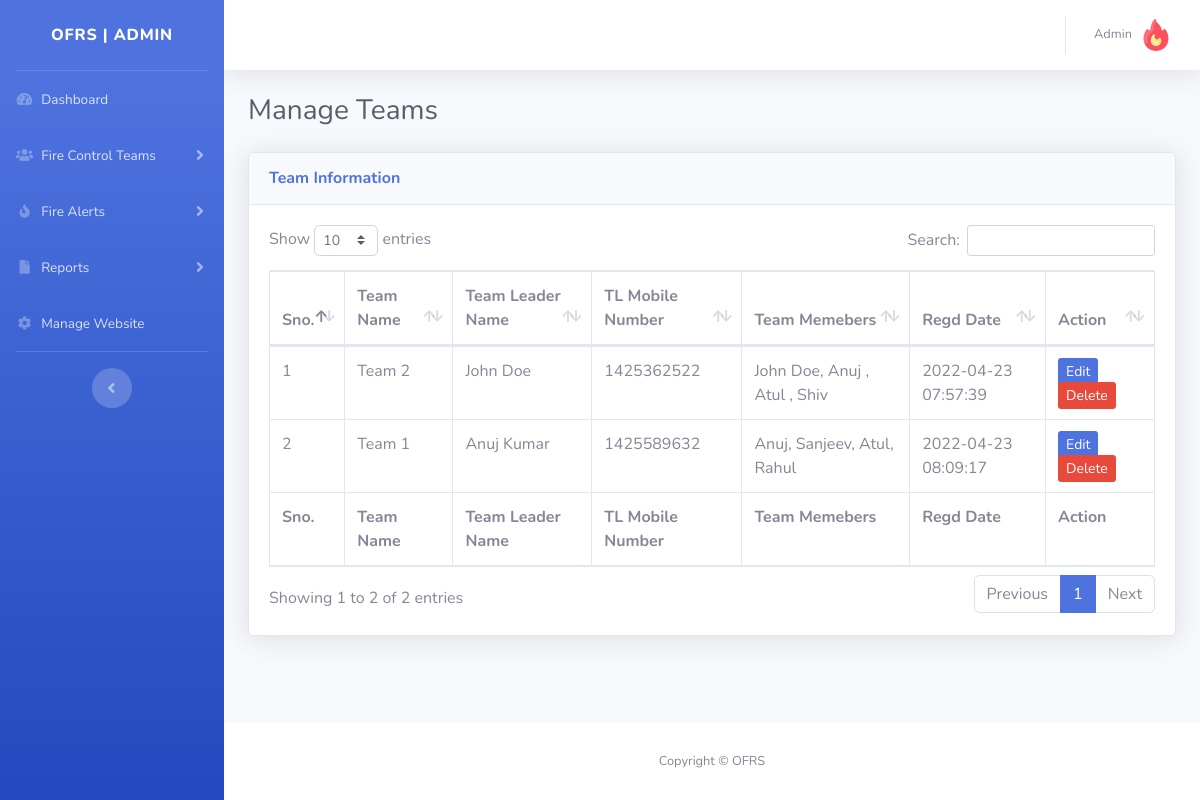
Screenshot of /admin/manage-teams.php (signed in) with the database file from the repository.
### tables this page shows
CREATE TABLE `tblsite` (
  `id` int(11) NOT NULL,
  `siteTitle` varchar(255) DEFAULT NULL,
  `siteLogo` varchar(255) DEFAULT NULL
);

CREATE TABLE `tblteams` (
  `id` int(11) NOT NULL,
  `teamName` varchar(255) DEFAULT NULL,
  `teamLeaderName` varchar(255) DEFAULT NULL,
  `teamLeadMobno` bigint(12) DEFAULT NULL,
  `teamMembers` mediumtext DEFAULT NULL,
  `postingDate` timestamp NULL DEFAULT current_timestamp()
);

### admin/manage-teams.php (the view, shortened to what this page needs)
<?php session_start();
include_once('includes/config.php');
if (strlen($_SESSION['aid']==0)) {
  header('location:logout.php');
  } else{
?>
<!DOCTYPE html>
<html lang="en">
<head>
    <link href="vendor/fontawesome-free/css/all.min.css" rel="stylesheet" type="text/css">
    <link href="css/sb-admin-2.min.css" rel="stylesheet">
    <link href="vendor/datatables/dataTables.bootstrap4.min.css" rel="stylesheet">
</head>
<body id="page-top">
    <div id="wrapper">
  <?php include_once('includes/sidebar.php');?>
        <div id="content-wrapper" class="d-flex flex-column">
            <div id="content">
<?php include_once('includes/topbar.php');?>
                <div class="container-fluid">
                       <div class="d-sm-flex align-items-center justify-content-between mb-4">
                        <h1 class="h3 mb-0 text-gray-800">Manage Teams</h1>
                    </div>
                    <div class="card shadow mb-4">
                        <div class="card-header py-3">
                            <h6 class="m-0 font-weight-bold text-primary">Team Information</h6>
                        </div>
                        <div class="card-body">
                            <div class="table-responsive">
                                <table class="table table-bordered" id="dataTable" width="100%" cellspacing="0">
                                    <thead>
                                        <tr>
                                            <th>Sno.</th>
                                            <th>Team Name</th>
                                            <th>Team Leader Name</th>
                                            <th>TL Mobile Number</th>
                                             <th>Team Memebers</th>
                                             <th>Regd Date</th>
                                            <th>Action</th>
                                        </tr>
                                    </thead>
                                    <tfoot>
                                        <tr>
                                            <th>Sno.</th>
                                            <th>Team Name</th>
                                            <th>Team Leader Name</th>
                                            <th>TL Mobile Number</th>
                                             <th>Team Memebers</th>
                                             <th>Regd Date</th>
                                            <th>Action</th>
                                        </tr>
                                    </tfoot>
                                    <tbody>
<?php $query=mysqli_query($con,"select * from tblteams ");
$cnt=1;
while($row=mysqli_fetch_array($query)){
?>
                                        <tr>
                                            <td><?php echo $cnt;?></td>
                                            <td><?php echo $row['teamName'];?></td>
                                            <td><?php echo $row['teamLeaderName'];?></td>
                                            <td><?php echo $row['teamLeadMobno'];?></td>
                                            <td><?php echo $row['teamMembers'];?></td>
                                            <td><?php echo $row['postingDate'];?></td>
                                            <td>
                                <a href="edit-team.php?teamid=<?php echo $row['id'];?>&&tname=<?php echo $row['teamName'];?>" class="btn-sm btn-primary">Edit</a>
                                <a href="manage-teams.php?teamid=<?php echo $row['id'];?>" onclick="return confirm('Do you really want to delete the team?');" class="btn-sm btn-danger">Delete</a></td>
                                        </tr>
                               <?php $cnt++;
                           } ?>
                                    </tbody>
                                </table>
                            </div>
                        </div>
                    </div>
                </div>
            </div>
    <?php include_once('includes/footer.php');?>
        </div>
    </div>
</body>
</html>
<?php } ?>

### admin/includes/sidebar.php (shortened to what this page needs)
        <ul class="navbar-nav bg-gradient-primary sidebar sidebar-dark accordion" id="accordionSidebar">
<?php $query=mysqli_query($con,"select * from tblsite");
while($row=mysqli_fetch_array($query)){
$logo=$row['siteLogo'];
$wtitle=$row['siteTitle'];
}  ?>
            <a class="sidebar-brand d-flex align-items-center justify-content-center" href="dashboard.php">
                <div class="sidebar-brand-text mx-3"><?php echo $wtitle;?> | Admin</div>
            </a>
            <hr class="sidebar-divider my-0">
     <li class="nav-item">
                <a class="nav-link" href="dashboard.php">
                    <i class="fas fa-fw fa-tachometer-alt"></i>
                    <span>Dashboard</span></a>
            </li>
<li class="nav-item">
                <a class="nav-link collapsed" href="#" data-toggle="collapse" data-target="#collapsePages1" aria-expanded="true" aria-controls="collapsePages1">
                    <i class="fas fa-fw fa-users"></i>
                    <span>Fire Control Teams</span>
                </a>
            </li>
<li class="nav-item">
                <a class="nav-link collapsed" href="#" data-toggle="collapse" data-target="#collapsePages" aria-expanded="true" aria-controls="collapsePages">
                    <i class="fas fa-fw fa-fire"></i>
                    <span>Fire Alerts</span>
                </a>
            </li>
<li class="nav-item">
                <a class="nav-link collapsed" href="#" data-toggle="collapse" data-target="#collapsePages2" aria-expanded="true" aria-controls="collapsePages2">
                    <i class="fas fa-fw fa-file"></i>
                    <span>Reports</span>
                </a>
            </li>
     <li class="nav-item">
                <a class="nav-link" href="manage-site.php">
                      <i class="fas fa-fw fa-cog"></i>
                    <span>Manage Website</span></a>
            </li>
            <hr class="sidebar-divider d-none d-md-block">
            <div class="text-center d-none d-md-inline">
                <button class="rounded-circle border-0" id="sidebarToggle"></button>
            </div>
        </ul>

### admin/includes/topbar.php (shortened to what this page needs)
      <nav class="navbar navbar-expand navbar-light bg-white topbar mb-4 static-top shadow">
            <?php if($_SESSION['aid']):?>
                    <ul class="navbar-nav ml-auto">
                        <li class="nav-item dropdown no-arrow">
                            <a class="nav-link dropdown-toggle" href="#" id="userDropdown" role="button"
                                data-toggle="dropdown" aria-haspopup="true" aria-expanded="false">
                <?php
$adid=$_SESSION['aid'];
$ret1=mysqli_query($con,"select AdminName from tbladmin where ID='$adid'");
while($row1=mysqli_fetch_array($ret1)){
?>
                                <span class="mr-2 d-none d-lg-inline text-gray-600 small"><?php  echo $row1['AdminName'];?></span>
                           <?php } ?>
                                <img class="img-profile rounded-circle"
                                    src="uploadeddata/<?php echo $logo;?>">
                            </a>
                        </li>
                    </ul>
                <?php endif;?>
                </nav>

### admin/includes/footer.php
<footer class="sticky-footer bg-white">
    <div class="container my-auto">
        <div class="copyright text-center my-auto">
            <span>Copyright &copy; <?php echo $wtitle;?> </span>
        </div>
    </div>
</footer>

### rows the page displays
tblsite: siteTitle "OFRS", siteLogo (picture)
tblteams: teamName "Team 2", teamLeaderName "John Doe", teamLeadMobno "1425362522", teamMembers "John Doe, Anuj , Atul , Shiv", postingDate "2022-04-23 07:57:39"
tblteams: teamName "Team 1", teamLeaderName "Anuj Kumar", teamLeadMobno "1425589632", teamMembers "Anuj, Sanjeev, Atul, Rahul", postingDate "2022-04-23 08:09:17"

### other values shown
$row1['AdminName'] "Admin"
